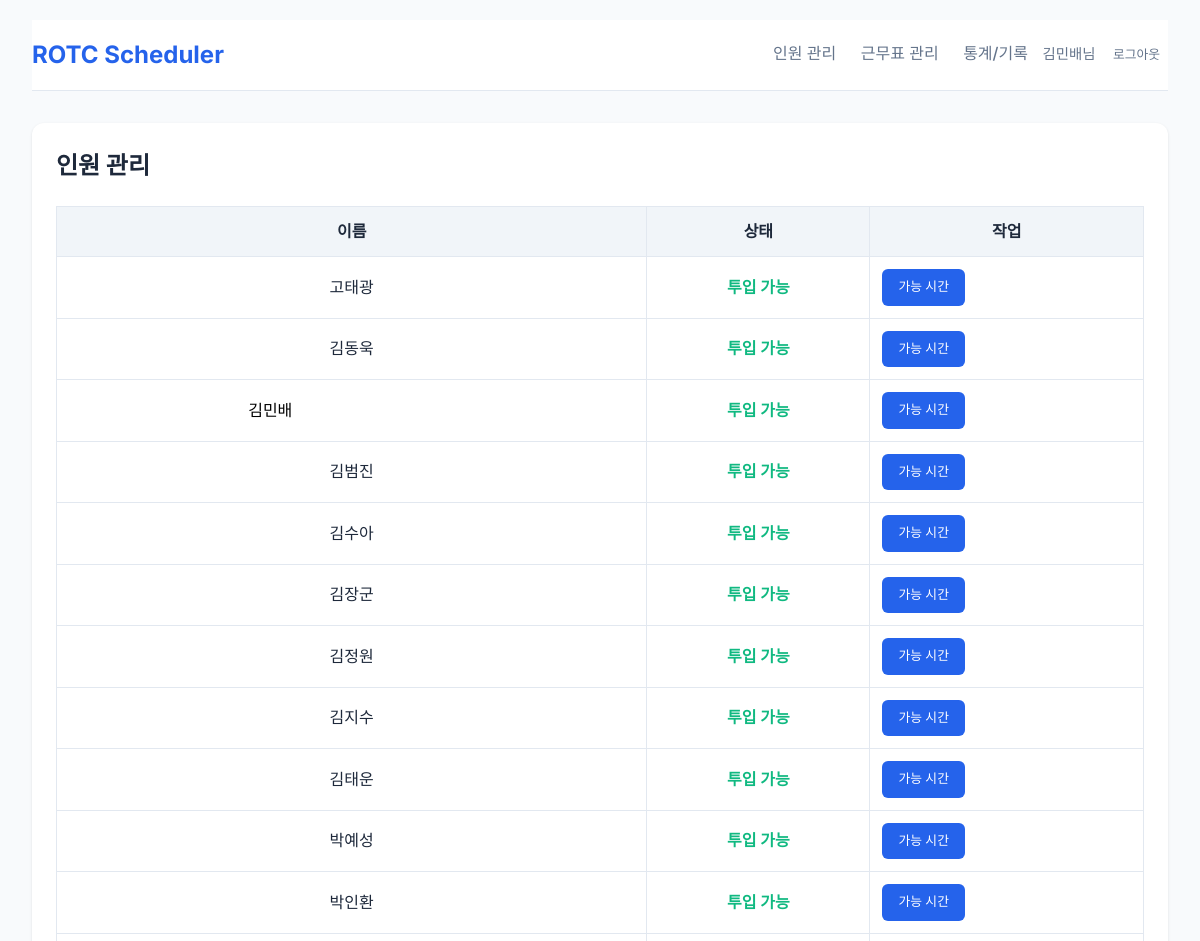
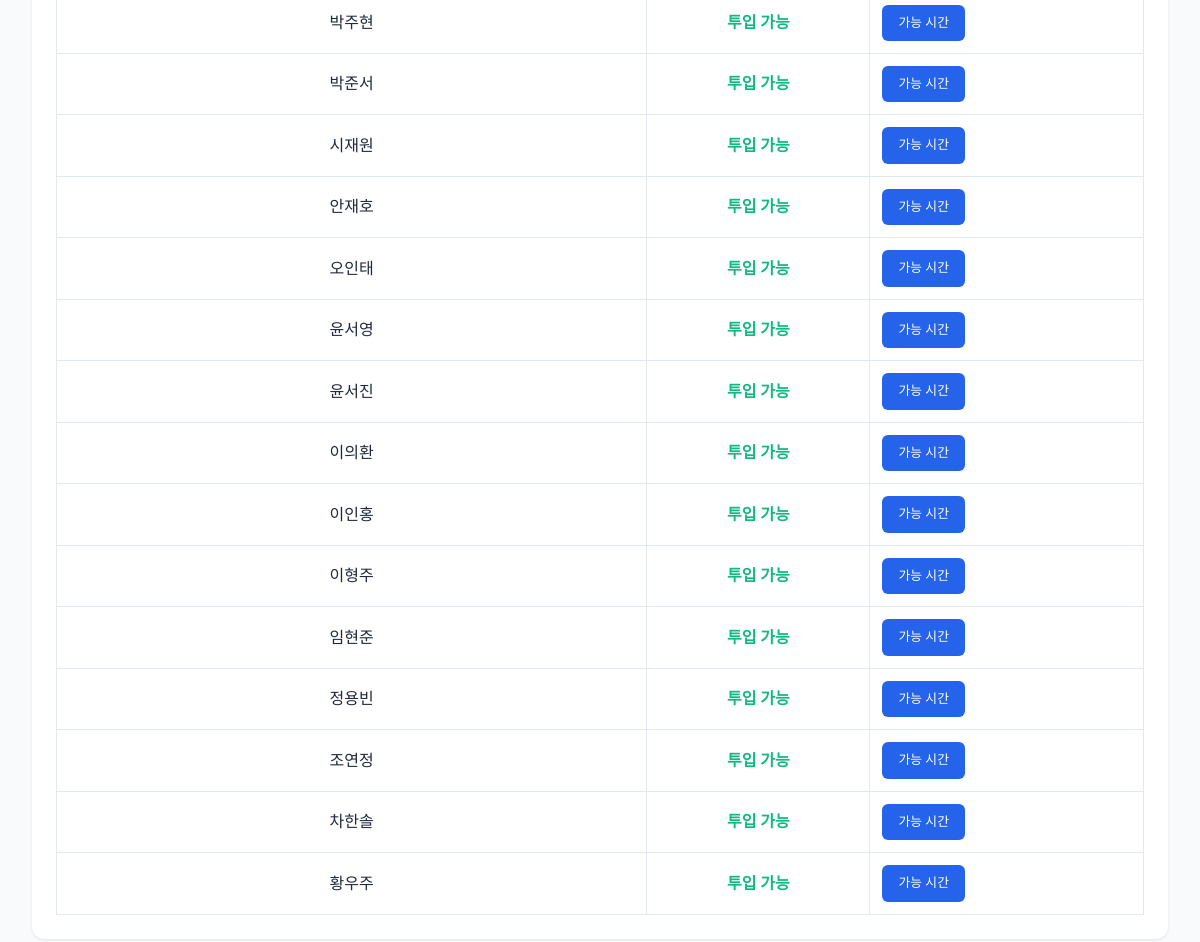
Page /people (signed in) on the committed database (2 pictures, top to bottom).
### models.py (models this page shows, shortened)
class Person(UserMixin, db.Model):
    id = db.Column(db.Integer, primary_key=True)
    name = db.Column(db.String(100), nullable=False)
    is_active = db.Column(db.Boolean, default=True)
    created_at = db.Column(db.DateTime, default=datetime.utcnow)
    stats_reset_date = db.Column(db.DateTime, nullable=True)  # Track when statistics were reset
    reset_duty_count = db.Column(db.Integer, default=0)  # Total duties at reset time
    stats_hours = db.Column(db.Integer, default=0)  # Current statistics hours (separate from actual duties)
    username = db.Column(db.String(80), unique=True, nullable=True) # Nullable for migration safety, enforce in app
    password_hash = db.Column(db.String(128))
    role = db.Column(db.String(20), default='user') # 'user' or 'admin'
    availabilities = db.relationship('WeeklyAvailability', backref='person', lazy=True, cascade="all, delete-orphan")
    duties = db.relationship('Duty', backref='person', lazy=True)

### app.py (the view, shortened to what this page needs)
@app.route('/people', methods=['GET', 'POST'])
def people_list():
    if request.method == 'POST' and current_user.role != 'admin':
         return "인원 추가는 관리자만 가능합니다.", 403
    people = Person.query.order_by(Person.name).all()
    return render_template('people_list.html', people=people)

### app.py (called while the page is built)
@login_manager.user_loader
def load_user(user_id):
    return Person.query.get(int(user_id))

### templates/people_list.html (shortened to what this page needs)
{% extends 'base.html' %}
{% block content %}
<div class="card">
    <div style="display: flex; justify-content: space-between; align-items: center; margin-bottom: 20px;">
        <h2>인원 관리</h2>
    </div>
    <table class="roster-table" style="text-align: left;">
        <thead>
            <tr>
                <th>이름</th>
                <th>상태</th>
                <th>작업</th>
            </tr>
        </thead>
        <tbody>
            {% for person in people %}
            <tr>
                <td>
                    {% if current_user.role == 'admin' or current_user.id == person.id %}
                    <form action="{{ url_for('edit_person', id=person.id) }}" method="POST" style="display: inline;">
                        <input type="text" name="name" value="{{ person.name }}"
                            style="border: none; background: transparent; font-size: 1rem;">
                    </form>
                    {% else %}
                    <span style="font-size: 1rem;">{{ person.name }}</span>
                    {% endif %}
                </td>
                <td>
                    {% if person.is_active %}
                    <span style="color: var(--success); font-weight: bold;">투입 가능</span>
                    {% else %}
                    <span style="color: var(--text-muted);">제외됨</span>
                    {% endif %}
                </td>
                <td>
                    <div style="display: flex; gap: 5px;">
                        <a href="{{ url_for('person_availability', id=person.id) }}" class="btn btn-primary"
                            style="font-size: 0.8rem;">가능 시간</a>
                    </div>
                </td>
            </tr>
            {% endfor %}
        </tbody>
    </table>
</div>
{% endblock %}

### templates/base.html (shortened to what this page needs)
<!DOCTYPE html>
<html lang="ko">
<head>
    <link rel="stylesheet" href="{{ url_for('static', filename='style.css') }}">
</head>
<body>
    <div class="container">
        <header>
            <nav>
                <a href="{{ url_for('index') }}" class="logo">ROTC Scheduler</a>
                <div class="nav-links">
                    <a href="{{ url_for('people_list') }}">인원 관리</a>
                    <a href="{{ url_for('roster_list') }}">근무표 관리</a>
                    <a href="{{ url_for('history') }}">통계/기록</a>
                    {% if current_user.is_authenticated %}
                    <span style="font-size: 0.9rem; margin-left: 10px; color: #64748b;">{{ current_user.name }}님</span>
                    <a href="{{ url_for('logout') }}" class="btn btn-secondary"
                        style="margin-left: 5px; padding: 4px 8px; font-size: 0.8rem;">로그아웃</a>
                    {% else %}
                    <a href="{{ url_for('login') }}" class="btn btn-primary"
                        style="margin-left: 10px; padding: 4px 8px; font-size: 0.8rem;">로그인</a>
                    <a href="{{ url_for('signup') }}" class="btn btn-secondary"
                        style="margin-left: 5px; padding: 4px 8px; font-size: 0.8rem;">회원가입</a>
                    {% endif %}
                </div>
            </nav>
        </header>
        <main>
            {% block content %}{% endblock %}
        </main>
    </div>
</body>
</html>

### static/style.css (style rules this page uses)
:root { --primary-color: #2563eb; --primary-hover: #1d4ed8; --bg-color: #f8fafc; --card-bg: #ffffff; --text-main: #1e293b; --text-muted: #64748b; --border-color: #e2e8f0; --success: #10b981; --danger: #ef4444; --warning: #f59e0b; }
* { box-sizing: border-box; margin: 0; padding: 0; }
body { font-family: 'Inter', -apple-system, BlinkMacSystemFont, sans-serif; background-color: var(--bg-color); color: var(--text-main); line-height: 1.6; }
.container { max-width: 98%; margin: 0 auto; padding: 20px; }
header { background: var(--card-bg); border-bottom: 1px solid var(--border-color); padding: 1rem 0; margin-bottom: 2rem; }
nav { display: flex; justify-content: space-between; align-items: center; }
.logo { font-size: 1.5rem; font-weight: 700; color: var(--primary-color); text-decoration: none; }
.nav-links a { margin-left: 20px; text-decoration: none; color: var(--text-muted); font-weight: 500; transition: color 0.2s; }
.card { background: var(--card-bg); border-radius: 12px; box-shadow: 0 1px 3px rgba(0, 0, 0, 0.1); padding: 24px; margin-bottom: 20px; }
.btn { display: inline-block; padding: 0.5rem 1rem; border-radius: 6px; text-decoration: none; font-weight: 500; cursor: pointer; border: none; transition: background 0.2s; }
.btn-primary { background: var(--primary-color); color: white; }
.roster-table { width: 100%; border-collapse: collapse; }
.roster-table th, .roster-table td { border: 1px solid var(--border-color); padding: 12px; text-align: center; white-space: nowrap; }
.roster-table th { background: #f1f5f9; }

### rows in the picture
Person: name "김민배", is_active "투입 가능"
Person: name "고태광", is_active "투입 가능"
Person: name "김동욱", is_active "투입 가능"
Person: name "김범진", is_active "투입 가능"
Person: name "김수아", is_active "투입 가능"
Person: name "김장군", is_active "투입 가능"
Person: name "김정원", is_active "투입 가능"
Person: name "김지수", is_active "투입 가능"
Person: name "김태운", is_active "투입 가능"
Person: name "박예성", is_active "투입 가능"
Person: name "박인환", is_active "투입 가능"
Person: name "박주현", is_active "투입 가능"
Person: name "박준서", is_active "투입 가능"
Person: name "시재원", is_active "투입 가능"
Person: name "안재호", is_active "투입 가능"
Person: name "오인태", is_active "투입 가능"
Person: name "윤서영", is_active "투입 가능"
Person: name "윤서진", is_active "투입 가능"
Person: name "이의환", is_active "투입 가능"
Person: name "이인홍", is_active "투입 가능"
Person: name "이형주", is_active "투입 가능"
Person: name "임현준", is_active "투입 가능"
Person: name "정용빈", is_active "투입 가능"
Person: name "조연정", is_active "투입 가능"
Person: name "차한솔", is_active "투입 가능"
Person: name "황우주", is_active "투입 가능"
